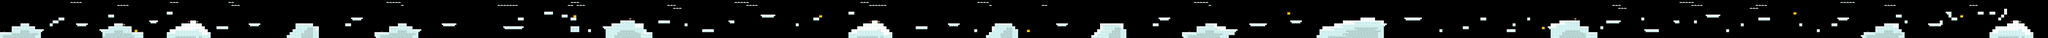

Tiled map render using the project's own tile images. Description and the map definition, with tile-layer contents summarised, below:
An orthogonal 700x13 tile map with 47x47 px tiles, 1 tile layer (Capa de Patrones 1).

<map version="1.2" tiledversion="1.2.4" orientation="orthogonal" renderorder="right-down" width="700" height="13" tilewidth="47" tileheight="47" infinite="0" nextlayerid="6" nextobjectid="1">
 <tileset firstgid="1" source="tilesito.tsx" />
 <layer id="5" name="Capa de Patrones 1" width="700" height="13">
  <data>[9100 cells, 1175 non-empty, 17 distinct tile ids]</data>
 </layer>
</map>